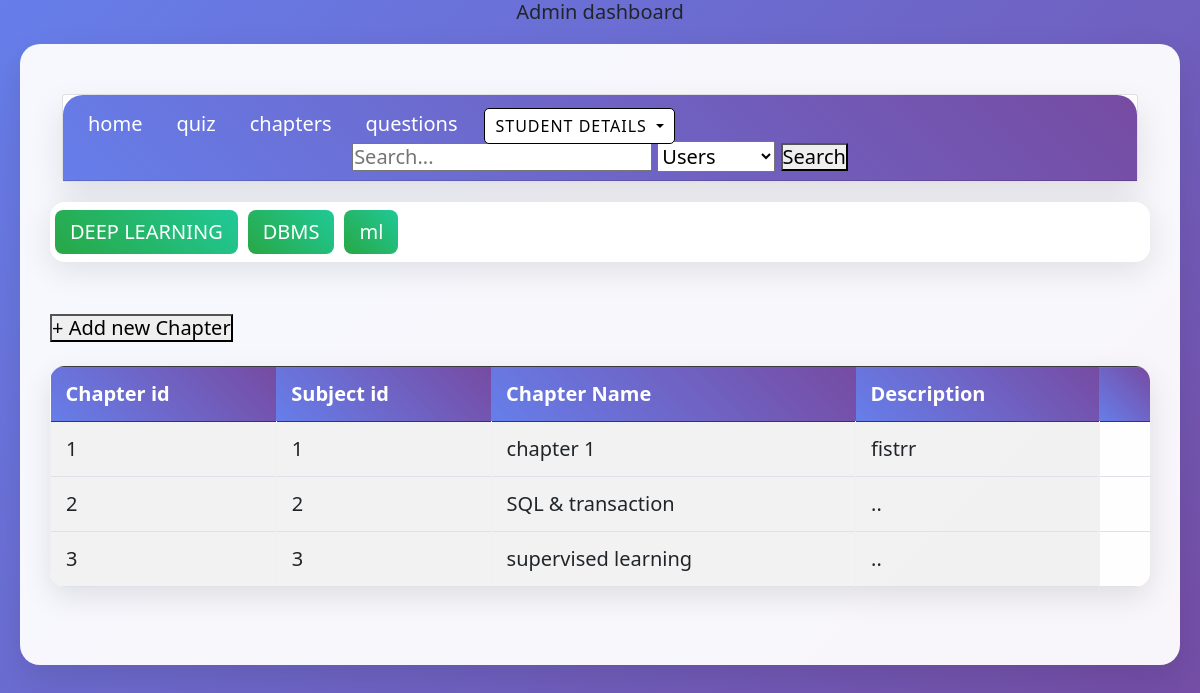
/chapters, run on the app's committed database.
### controllers/models.py (models this page shows)
class Subjects(db.Model):
    __tablename__= 'subjects'
    subject_id=db.Column(db.Integer,primary_key=True,autoincrement=True)
    subject_name=db.Column(db.String,nullable=False)
    description=db.Column(db.String,nullable=False)
    chapters = db.relationship('Chapters', backref='subject', lazy=True)

class Chapters(db.Model):
    __tablename__= 'chapters'
    chaoter_id=db.Column(db.Integer,primary_key=True,autoincrement=True)
    subject_id = db.Column(db.Integer, db.ForeignKey('subjects.subject_id'), nullable=False)
    chapter_name=db.Column(db.String,nullable=False)
    description=db.Column(db.String,nullable=False)
    questions = db.relationship('Questions', backref='chapter', lazy=True)
    quizzes = db.relationship('QuizDetails', backref='chapter', lazy=True)

### main.py (the view)
@app.route('/chapters', methods=['GET', 'POST'])
def chapters():
    if request.method == 'GET':
        chapter = Chapters.query.all()
        subject = Subjects.query.all()
        return render_template('chapters.html',
                               chapters=chapter,
                               subjects=subject)

### templates/chapters.html (shortened to what this page needs)
<!DOCTYPE html>
<html>
  <head>
    <link rel="stylesheet" href="/static/style.css">
    <link href="https://cdn.jsdelivr.net/npm/bootstrap@5.0.2/dist/css/bootstrap.min.css" rel="stylesheet">
    <h5 style="text-align:center">Admin dashboard<h5>
  </head>
  <header>
    <div id="canvas">
       <div class="container">
        <div class="card text-center">
          <div class="card-header">
            <ul class="nav nav-tabs card-header-tabs">
              <li class="nav-item">
                <a class="nav-link " href="adminhome">home</a>
              </li>
              <li class="nav-item">
                <a class="nav-link" href="quiz">quiz</a>
              </li>
              <li class="nav-item">
                <a class="nav-link" href="chapters">chapters</a>
              </li>
              <li class="nav-item">
                <a class="nav-link" href="questions">questions</a>
              </li>
              <div class="dropdown">
                <button class="btn btn-secondary dropdown-toggle" type="button" data-bs-toggle="dropdown" aria-expanded="false" fdprocessedid="3nilc" style="display: table-column; background-color: rgb(255, 255, 255); color: rgb(0, 0, 0); border: 1px solid rgb(0, 0, 0); border-radius: 5px; padding: 5px 10px; margin: 5px 10px;">
                  student details
                </button>
              </div>
              </ul>
              <form class="admin-search" action="{{ url_for('admin_search') }}" method="GET">
                <input type="text" name="query" placeholder="Search...">
                <select name="type">
                  <option value="users">Users</option>
                </select>
                <button type="submit">Search</button>
              </form>
        </div>
    </div>
    </div>
  {% if subjects %}
          <nav class="navbar navbar-expand-lg nav345 ">
            <div class="collapse navbar-collapse" id="navbarSupportedContent">
              <ul class="navbar-nav mr-auto">
                {% for subject in subjects %}
                <li class="nav-item active">
                    <a class="nav-link navwrite subject-link" href="#" data-subject-id="{{ subject.subject_id }}">{{ subject.subject_name }}</a>
                </li>
                {% endfor %}
            </ul>
            </div></nav>
            {% endif %}
      <br>
            <form action="/addchapter" method="POST"> <button type="submit"> + Add new Chapter </button> </form>
          <br>
            {% if chapters %}
            <table class="table table-bordered table-striped">
              <thead class="table-dark">
                <tr>
                  <th>
                    Chapter id
                  </th>
                  <th>
                     Subject id
                  </th>
                  <th>
                    Chapter Name
                  </th>
                  <th>
                    Description
                  </th>
                  <th colspan="2">  </th>
                </tr>
              </thead>
              {% for chapter in chapters %}
                <tbody>
                    <tr class="chapter-row" data-subject-id="{{ chapter.subject_id }}">
                    <td>
                      {{chapter.chaoter_id}}
                    </td>
                    <td>
                       {{chapter.subject_id}}
                    </td>
                    <td>
                      {{chapter.chapter_name}}
                    </td>
                    <td>
                      {{chapter.description}}
                    </td>
            {% endfor %}
          </tbody>
        </table>
            {% else %}
               No chapters
            {% endif %}
          </tr> <br>
</body>
</html>

### static/style.css (style rules this page uses)
* { margin: 0; padding: 0; box-sizing: border-box; }
.container { max-width: 1200px; margin: 0 auto; padding: 20px; }
.navbar { background: rgba(255, 255, 255, 0.95) !important; backdrop-filter: blur(10px); border-radius: 15px; margin-bottom: 20px; box-shadow: 0 8px 32px rgba(0, 0, 0, 0.1); }
.navbar-nav .nav-link { color: #fff !important; background: linear-gradient(45deg, #28a745, #20c997); font-weight: 500; padding: 10px 15px !important; border-radius: 8px; margin: 0 5px; transition: all 0.3s ease; }
.nav-link { color: #fff !important; }
.card { background: rgba(255, 255, 255, 0.95); border: none; border-radius: 20px; box-shadow: 0 15px 35px rgba(0, 0, 0, 0.1); backdrop-filter: blur(10px); transition: transform 0.3s ease, box-shadow 0.3s ease; }
.card-header { background: linear-gradient(45deg, #667eea, #764ba2); color: white; border-radius: 20px 20px 0 0 !important; padding: 20px; border: none; }
.btn { border-radius: 25px; padding: 12px 30px; font-weight: 500; border: none; transition: all 0.3s ease; text-transform: uppercase; letter-spacing: 1px; }
.table { background: rgba(255, 255, 255, 0.95); border-radius: 15px; overflow: hidden; box-shadow: 0 10px 30px rgba(0, 0, 0, 0.1); }
.table thead th { background: linear-gradient(45deg, #667eea, #764ba2); color: white; border: none; padding: 15px; font-weight: 600; }
.table tbody td { padding: 15px; border-color: #f0f0f0; vertical-align: middle; }
#canvas, #canva { border-radius: 20px; border: none; padding: 30px; margin: 20px; background: rgba(255, 255, 255, 0.95); box-shadow: 0 15px 35px rgba(0, 0, 0, 0.1); }

### data on the page
Subjects: subject_name "DEEP LEARNING"
Subjects: subject_name "DBMS"
Subjects: subject_name "ml"
Chapters: chaoter_id "1", subject_id "1", chapter_name "chapter 1", description "fistrr"
Chapters: chaoter_id "2", subject_id "2", chapter_name "SQL & transaction", description ".."
Chapters: chaoter_id "3", subject_id "3", chapter_name "supervised learning", description ".."
